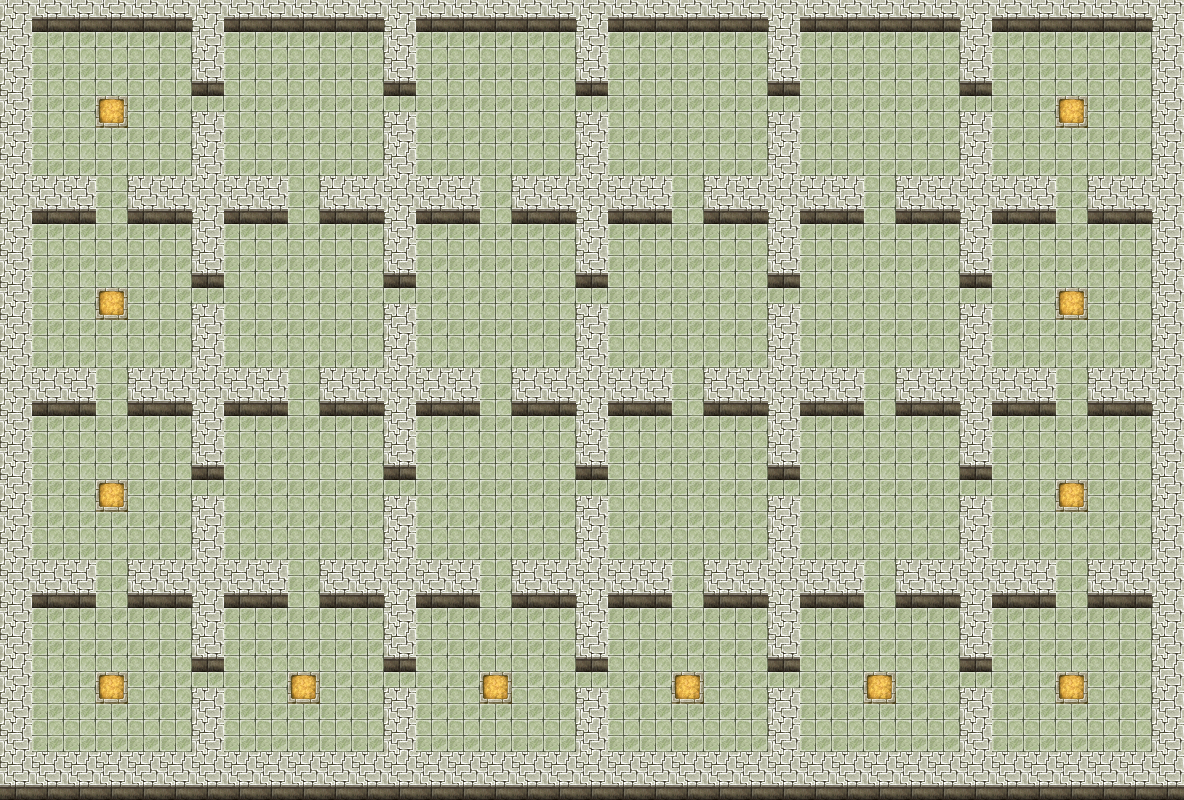

Below is a game level as drawn by its tile map, then a one-line description and the .tmx that defines it (tile-layer data replaced by summaries):
An orthogonal 37x25 tile map with 32x32 px tiles, 7 tile layers (floor, obstacles, portals, sprites, ...) and 12 objects (12x type).

<map version="1.0" orientation="orthogonal" width="37" height="25" tilewidth="32" tileheight="32">
 <properties>
  <property name="goal_level_keys" value="4" />
 </properties>
 <tileset firstgid="1" name="output" tilewidth="32" tileheight="48">
  <image source="../tiles/new_tileset.png" width="512" height="2544" />
 </tileset>
 <layer name="floor" width="37" height="25">
  <data>[925 cells, 925 non-empty, 2 distinct tile ids]</data>
 </layer>
 <layer name="obstacles" width="37" height="25">
  <data>[925 cells, 287 non-empty, 1 distinct tile ids]</data>
 </layer>
 <layer name="portals" width="37" height="25">
  <data>[925 cells, 0 non-empty, 0 distinct tile ids]</data>
 </layer>
 <layer name="sprites" width="37" height="25">
  <data>[925 cells, 0 non-empty, 0 distinct tile ids]</data>
 </layer>
 <layer name="effects" width="37" height="25">
  <data>[925 cells, 4 non-empty, 1 distinct tile ids]</data>
 </layer>
 <layer name="effects2spawn" width="37" height="25">
  <data>[925 cells, 0 non-empty, 0 distinct tile ids]</data>
 </layer>
 <layer name="sprites2spawn" width="37" height="25">
  <data>[925 cells, 0 non-empty, 0 distinct tile ids]</data>
 </layer>
 <objectgroup name="spawnpoints" width="37" height="25" />
 <objectgroup name="portals" width="37" height="25" />
 <objectgroup name="portal_exits" width="37" height="25" />
 <objectgroup name="switches" width="37" height="25">
  <object name="4" type="type" x="106" y="683" width="13" height="9">
   <properties>
    <property name="bomb_sensitive" value="false" />
    <property name="one_time" value="false" />
    <property name="passing_sensitive" value="true" />
   </properties>
  </object>
  <object name="1" type="type" x="106" y="107" width="13" height="9">
   <properties>
    <property name="bomb_sensitive" value="false" />
    <property name="one_time" value="false" />
    <property name="passing_sensitive" value="true" />
   </properties>
  </object>
  <object name="2" type="type" x="105" y="298" width="13" height="9">
   <properties>
    <property name="bomb_sensitive" value="false" />
    <property name="one_time" value="false" />
    <property name="passing_sensitive" value="true" />
   </properties>
  </object>
  <object name="3" type="type" x="104" y="490" width="13" height="9">
   <properties>
    <property name="bomb_sensitive" value="false" />
    <property name="one_time" value="false" />
    <property name="passing_sensitive" value="true" />
   </properties>
  </object>
  <object name="5" type="type" x="297" y="683" width="13" height="9">
   <properties>
    <property name="bomb_sensitive" value="false" />
    <property name="one_time" value="false" />
    <property name="passing_sensitive" value="true" />
   </properties>
  </object>
  <object name="6" type="type" x="489" y="682" width="13" height="9">
   <properties>
    <property name="bomb_sensitive" value="false" />
    <property name="one_time" value="false" />
    <property name="passing_sensitive" value="true" />
   </properties>
  </object>
  <object name="7" type="type" x="681" y="682" width="13" height="9">
   <properties>
    <property name="bomb_sensitive" value="false" />
    <property name="one_time" value="false" />
    <property name="passing_sensitive" value="true" />
   </properties>
  </object>
  <object name="8" type="type" x="873" y="682" width="13" height="9">
   <properties>
    <property name="bomb_sensitive" value="false" />
    <property name="one_time" value="false" />
    <property name="passing_sensitive" value="true" />
   </properties>
  </object>
  <object name="9" type="type" x="1064" y="682" width="13" height="9">
   <properties>
    <property name="bomb_sensitive" value="false" />
    <property name="one_time" value="false" />
    <property name="passing_sensitive" value="true" />
   </properties>
  </object>
  <object name="10" type="type" x="1063" y="490" width="16" height="10">
   <properties>
    <property name="bomb_sensitive" value="false" />
    <property name="one_time" value="false" />
    <property name="passing_sensitive" value="true" />
   </properties>
  </object>
  <object name="11" type="type" x="1063" y="298" width="16" height="10">
   <properties>
    <property name="bomb_sensitive" value="false" />
    <property name="one_time" value="false" />
    <property name="passing_sensitive" value="true" />
   </properties>
  </object>
  <object name="12" type="type" x="1063" y="107" width="16" height="10">
   <properties>
    <property name="bomb_sensitive" value="false" />
    <property name="one_time" value="false" />
    <property name="passing_sensitive" value="true" />
   </properties>
  </object>
 </objectgroup>
 <objectgroup name="switch_targets" width="37" height="25" />
</map>